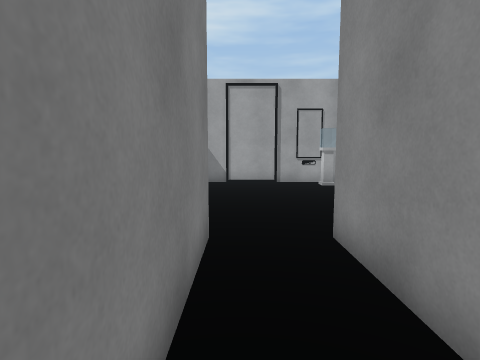
[1] (above)

24 first-person views from a walk through a 3-D level made in the Unity game engine. The camera is 1.4 m above the floor, tilts 6° down and sees 80° across. The floor is counted in squares, 1 m on a side. Each view is taken from the middle of a square. On the plan, view 1 faces up. The plan holds only what a view shows up to about 14 squares ahead; the rest is blank. The place goes on beyond the plan. The player character is not drawn.

[2]
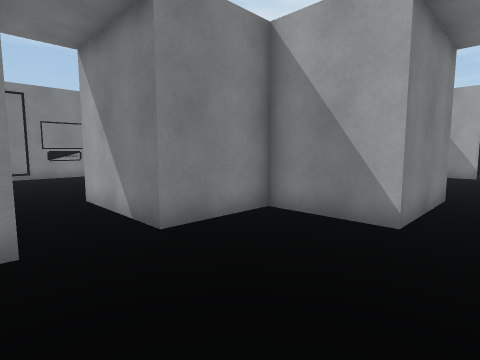

[3]
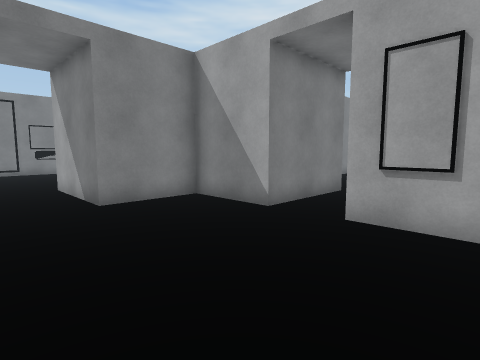

[4]
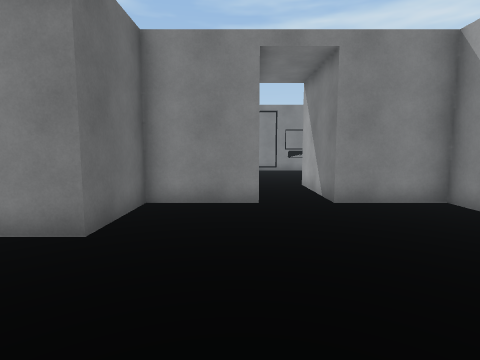

[5]
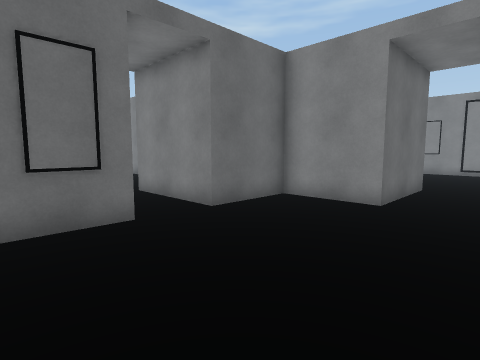

[6]
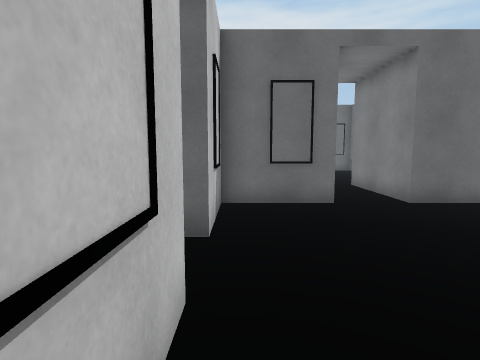

[7]
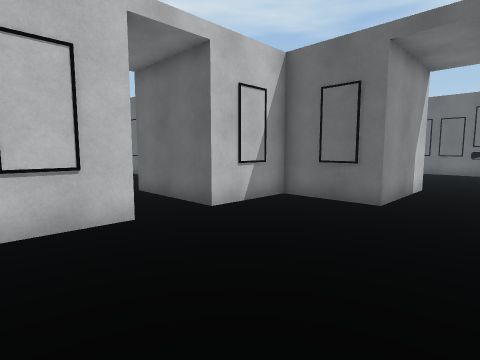

[8]
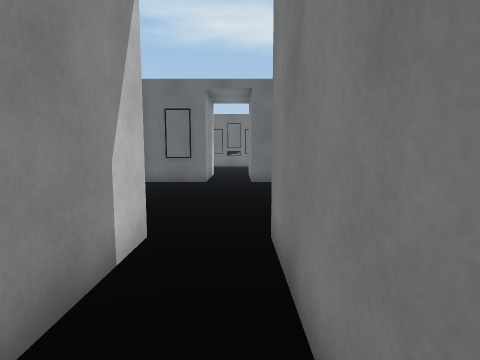

[9]
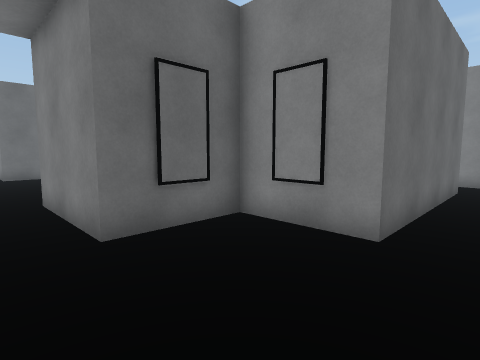

[10]
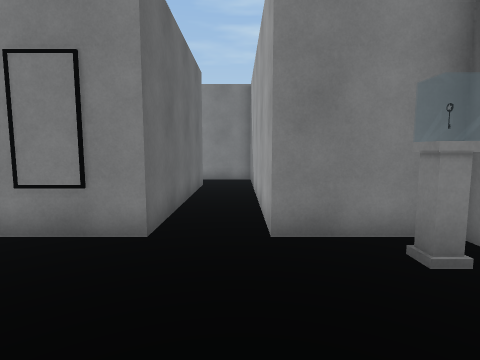

[11]
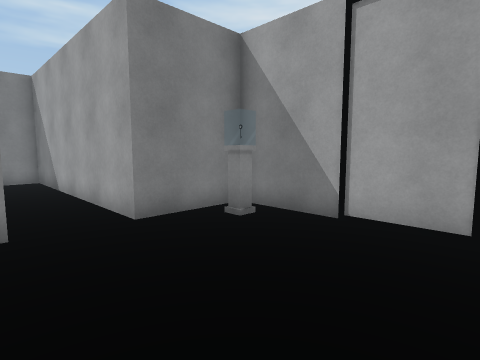

[12]
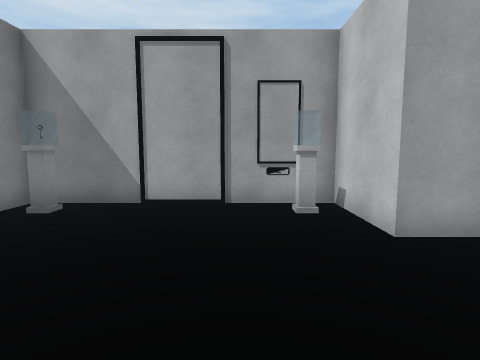

[13]
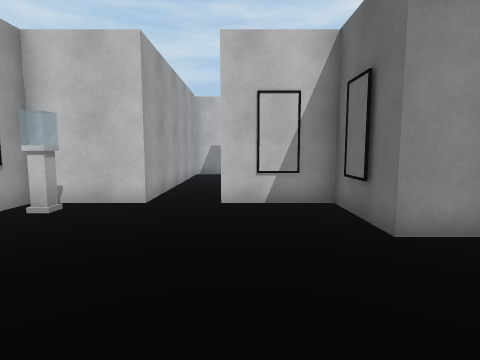

[14]
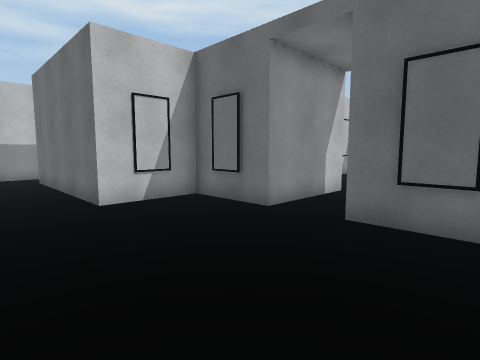

[15]
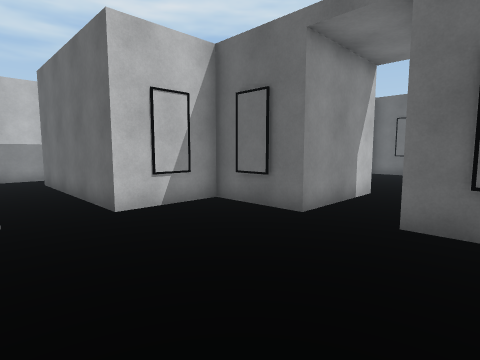

[16]
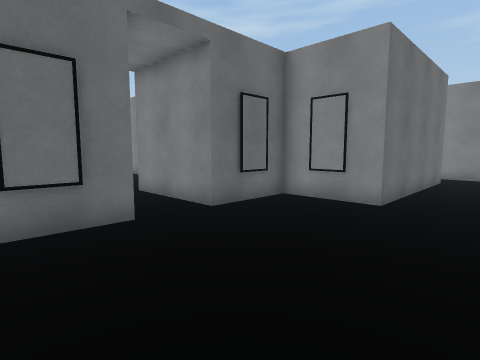

[17]
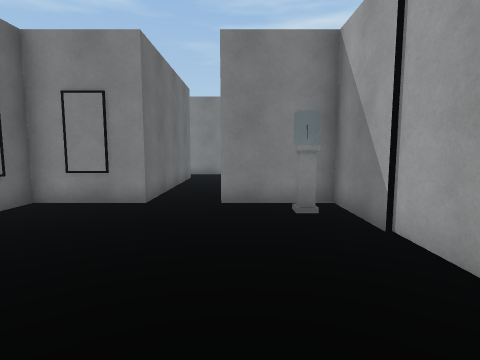

[18]
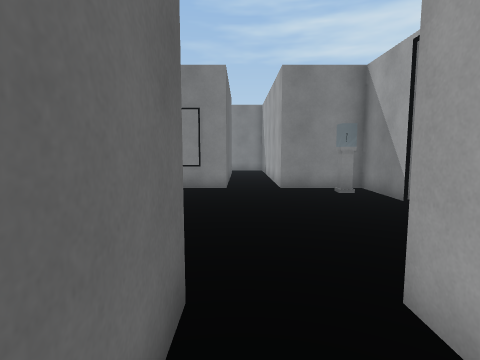

[19]
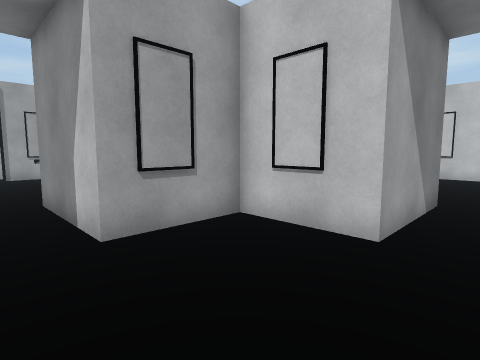

[20]
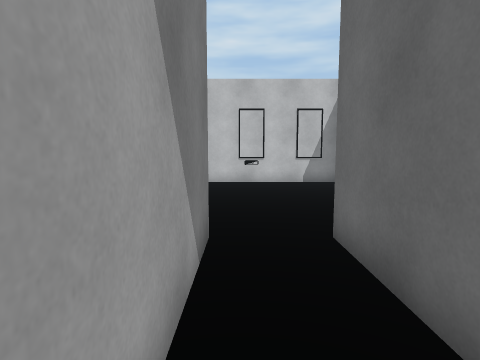

[21]
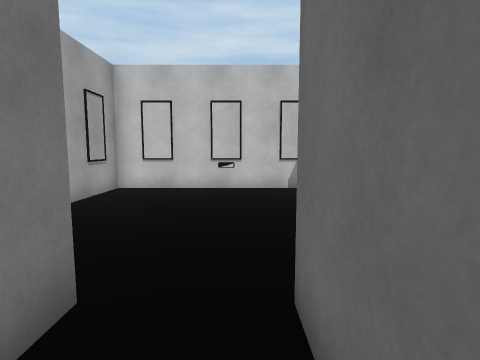

[22]
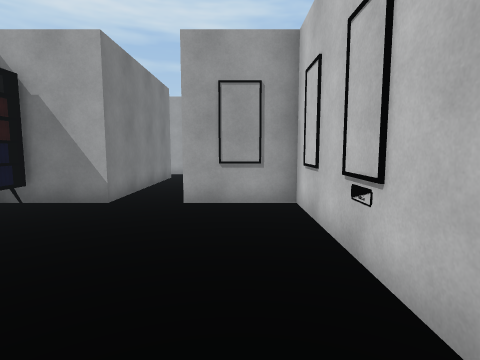

[23]
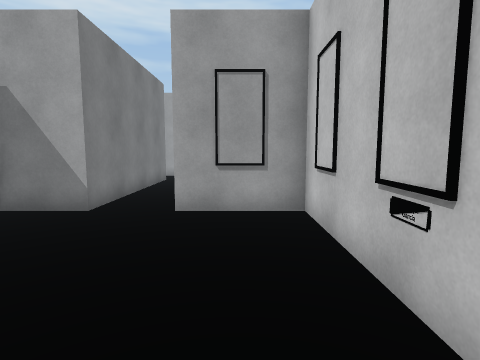

[24]
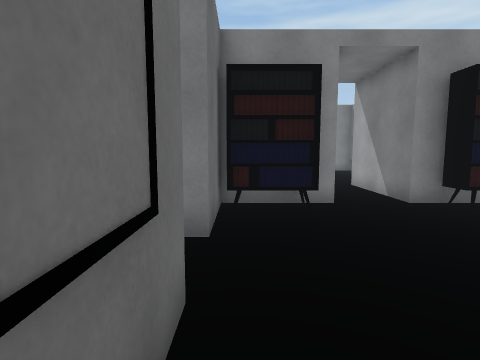

### Floor plan
Points are (right, up) in squares from view 1. A wall is a line through its corners. A room is listed if a view was taken in it or the views show most of it. See-through windows are left out.
Room 1 (views 1, 2, 3, 4, 5, 6, 7, 19)
walls: (-0.5, 0.5) (-3.5, 0.5) (-3.5, -2.5) (-7.5, -2.5); (4.5, -2.5) (4.5, 0.5) (1.5, 0.5); (-7.5, -4.5) (-3.5, -4.5) (-3.5, -7.5) (-0.5, -7.5) (-0.5, -11.5); (1.5, -11.5) (1.5, -7.5) (4.5, -7.5) (4.5, -4.5)
ways out: opening at (0.5, 1) to room 2; opening at (4.5, -3.5) to room 3; opening at (-7.5, -3.5); opening at (0.5, -11)
Room 2 (views 8, 9, 10, 11, 12, 13, 14, 15, 16, 17)
walls: (-10.6, 7.5) (-3.5, 7.5) (-3.5, 4.5) (-0.5, 4.5) (-0.5, 0.5); (1.5, 0.5) (1.5, 4.5) (4.5, 4.5) (4.5, 7.5); (4.5, 9.5) (4.5, 12.5) (-3.5, 12.5) (-3.5, 9.5) (-12.5, 9.5) (-12.5, 7.1)
ways out: opening at (0.5, 1) to room 1; opening at (4.5, 8.5) to room 3
objects: other object (-3, 12); other object (3, 12)
Room 3 (views 18, 20, 21, 22, 23, 24)
walls: (8.5, -1.6) (8.5, -2.5) (4.5, -2.5); (8.8, -7.5) (11.5, -7.5) (11.5, -8); (13.5, -7.5) (15.5, -7.5); (16.5, -2.6) (16.5, 0.5) (13.5, 0.5); (4.5, -4.5) (8.5, -4.5) (8.5, -5); (16.5, -7.2) (16.5, -4.4); (13.5, 7) (13.5, 8.8); (4.5, 7.5) (11.5, 7.5) (11.5, 0.5) (9.2, 0.5); (11, 9.5) (4.5, 9.5)
ways out: opening at (4.5, -3.5) to room 1; opening at (4.5, 8.5) to room 2
objects: other object (9, -7) to (9, -5); other object (9, -2) to (9, 0)

Positions as (right, up) in squares from view 1, and headings:
1: (0, 0), facing up
2: (1, -5), facing up-left
3: (4, -5), facing up-left
4: (4, -5), facing left
5: (4, -2), facing down-left
6: (4, 0), facing down
7: (-1, 0), facing down-right
8: (0, 5), facing down
9: (1, 9), facing down-left
10: (1, 9), facing left
11: (2, 7), facing up-left
12: (2, 5), facing up
13: (-3, 7), facing right
14: (-3, 10), facing down-right
15: (-2, 10), facing down-right
16: (4, 10), facing down-left
17: (4, 10), facing left
18: (7, 8), facing left
19: (0, -4), facing up-right
20: (4, -3), facing right
21: (6, -4), facing right
22: (15, -7), facing up
23: (15, -6), facing up
24: (16, -7), facing left
